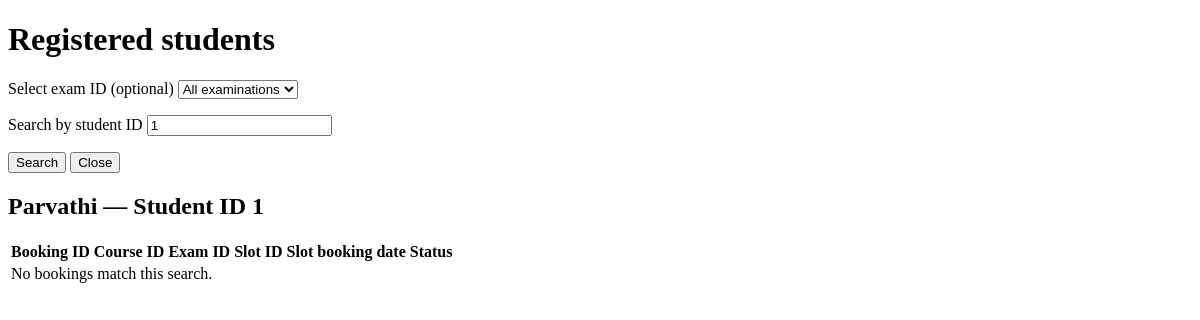
The page /admin/students/bookings?student_id=1 (signed in) on the database as committed earlier.
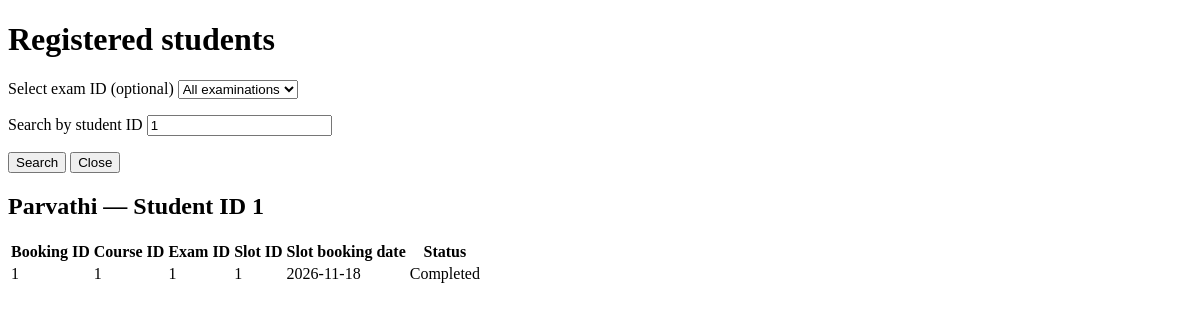
The same page on the database as committed later.
### tables this page shows
CREATE TABLE booking (
                booking_id INTEGER PRIMARY KEY,

                student_id INTEGER NOT NULL
                    REFERENCES student(student_id),

                slot_id INTEGER NOT NULL
                    REFERENCES examination_slot(slot_id),

                booking_date TEXT NOT NULL
                    CHECK (
                        length(booking_date) = 10
                        AND date(booking_date, '+0 days') IS booking_date
                    ),

                status TEXT NOT NULL
                    CHECK (status IN ('Booked', 'Cancelled', 'Completed'))
            );

CREATE TABLE examination (
            exam_id INTEGER PRIMARY KEY,

            course_id INTEGER NOT NULL
                REFERENCES course(course_id),

            exam_name TEXT NOT NULL
                CHECK (length(trim(exam_name)) > 0),

            exam_type TEXT NOT NULL
                CHECK (
                    exam_type IN ('Viva', 'Practical', 'Project Demo', 'Assessment')
                ),

            duration INTEGER NOT NULL
                CHECK (
                    typeof(duration) = 'integer'
                    AND duration >= 0
                ),

            max_marks INTEGER NOT NULL
                CHECK (
                    typeof(max_marks) = 'integer'
                    AND max_marks >= 0
                ),

            slot_creation_start_date TEXT
                CHECK (
                    length(slot_creation_start_date) = 10
                    AND date(slot_creation_start_date, '+0 days')
                        IS slot_creation_start_date
                ),

            slot_creation_end_date TEXT
                CHECK (
                    length(slot_creation_end_date) = 10
                    AND date(slot_creation_end_date, '+0 days')
                        IS slot_creation_end_date
                ),

            slot_booking_start_date TEXT
                CHECK (
                    length(slot_booking_start_date) = 10
                    AND date(slot_booking_start_date, '+0 days')
                        IS slot_booking_start_date
                ),

            slot_booking_end_date TEXT
                CHECK (
                    length(slot_booking_end_date) = 10
                    AND date(slot_booking_end_date, '+0 days')
                        IS slot_booking_end_date
                ),

            status TEXT
                CHECK (length(status) <= 200),

            CHECK (
                slot_creation_end_date > slot_creation_start_date
            ),

            CHECK (
                slot_booking_end_date > slot_booking_start_date
            )
        );

### app.py (the view)
@app.route("/admin/students/bookings", methods=["GET"])
@require_role("Admin")
def registered_students():
    if request.args.get("action") == "close":
        return redirect(url_for("dashboard"))
    student_id_text = request.args.get("student_id", "").strip()
    exam_id_text = request.args.get("exam_id", "").strip()
    searched = "student_id" in request.args
    error = None
    student = None
    bookings = []
    with closing(sqlite3.connect(database_path)) as database:
        database.row_factory = sqlite3.Row
        examinations = database.execute(
            """
            SELECT exam_id, exam_name
            FROM examination
            ORDER BY exam_id
            """
        ).fetchall()
        if searched:
            try:
                student_id = int(student_id_text)
                exam_id = int(exam_id_text) if exam_id_text else None
                if student_id <= 0:
                    raise ValueError
                if exam_id is not None and exam_id <= 0:
                    raise ValueError
            except ValueError:
                error = (
                    "Enter a positive whole-number student ID "
                    "and choose an examination if needed."
                )
            else:
                student = database.execute(
                    """
                    SELECT student_id, name
                    FROM student
                    WHERE student_id = ?
                    """,
                    (student_id,)
                ).fetchone()
                if student is None:
                    error = "No student exists with that student ID."
                elif (
                    exam_id is not None
                    and exam_id not in {
                        examination["exam_id"]
                        for examination in examinations
                    }
                ):
                    error = "Choose an existing examination."
                else:
                    query = """
                        SELECT
                            booking.booking_id,
                            examination.course_id,
                            examination.exam_id,
                            booking.slot_id,
                            booking.booking_date,
                            booking.status
                        FROM booking
                        JOIN examination_slot
                            ON examination_slot.slot_id = booking.slot_id
                        JOIN examination
                            ON examination.exam_id = examination_slot.exam_id
                        WHERE booking.student_id = ?
                    """
                    parameters = [student_id]
                    if exam_id is not None:
                        query += " AND examination.exam_id = ?"
                        parameters.append(exam_id)
                    query += """
                        ORDER BY booking.booking_date DESC,
                                 booking.booking_id DESC
                    """
                    bookings = database.execute(
                        query, parameters
                    ).fetchall()
    return render_template(
        "registered_students.html",
        examinations=examinations,
        student=student,
        bookings=bookings,
        student_id_text=student_id_text,
        exam_id_text=exam_id_text,
        searched=searched,
        error=error
    )

### app.py (called while the page is built, shortened)
def account_is_enabled(database, user):
    if user["role"] == "Admin":
        return True

@app.before_request
def load_logged_in_user():
    g.user = None
    user_id = session.get("user_id")
    if user_id is None:
        return
    with closing(sqlite3.connect(database_path)) as database:
        database.row_factory = sqlite3.Row
        user = database.execute(
            "SELECT * FROM users WHERE user_id = ?",
            (user_id,)
        ).fetchone()
        if user is None or not account_is_enabled(database, user):
            session.clear()
            return
        g.user = user

def require_role(*allowed_roles):
    def decorate(view_function):
        @wraps(view_function)
        def wrapped_view(*args, **kwargs):
            if g.user is None:
                return redirect(url_for("home"))
            if g.user["role"] not in allowed_roles:
                abort(403)
            return view_function(*args, **kwargs)
        return wrapped_view
    return decorate

### templates/registered_students.html (shortened to what this page needs)
<!doctype html>
<html lang="en">
<head>
</head>
<body>
    <h1>Registered students</h1>
    <form method="get" action="{{ url_for('registered_students') }}">
        <p>
            <label for="exam_id">Select exam ID (optional)</label>
            <select id="exam_id" name="exam_id">
                <option value="">All examinations</option>
            </select>
        </p>
        <p>
            <label for="student_id">Search by student ID</label>
            <input
                id="student_id"
                name="student_id"
                type="number"
                min="1"
                step="1"
                value="{{ student_id_text }}"
                required
            >
        </p>
        <button type="submit" name="action" value="search">
            Search
        </button>
        <button
            type="submit"
            name="action"
            value="close"
            formnovalidate
        >
            Close
        </button>
    </form>
    {% if searched and not error %}
        <h2>
            {{ student['name'] }}
            — Student ID {{ student['student_id'] }}
        </h2>
        <table>
            <thead>
                <tr>
                    <th>Booking ID</th>
                    <th>Course ID</th>
                    <th>Exam ID</th>
                    <th>Slot ID</th>
                    <th>Slot booking date</th>
                    <th>Status</th>
                </tr>
            </thead>
            <tbody>
                {% for booking in bookings %}
                    <tr>
                        <td>{{ booking['booking_id'] }}</td>
                        <td>{{ booking['course_id'] }}</td>
                        <td>{{ booking['exam_id'] }}</td>
                        <td>{{ booking['slot_id'] }}</td>
                        <td>{{ booking['booking_date'] }}</td>
                        <td>{{ booking['status'] }}</td>
                    </tr>
                {% else %}
                    <tr>
                        <td colspan="6">
                            No bookings match this search.
                        </td>
                    </tr>
                {% endfor %}
            </tbody>
        </table>
    {% endif %}
</body>
</html>

Rows that differ between the two databases and show on the page:
added booking: booking_id "1", course_id "1", exam_id "1", slot_id "1", booking_date "2026-11-18", status "Completed"
Other text that changed with them:
text no longer shown: "No bookings match this search."
